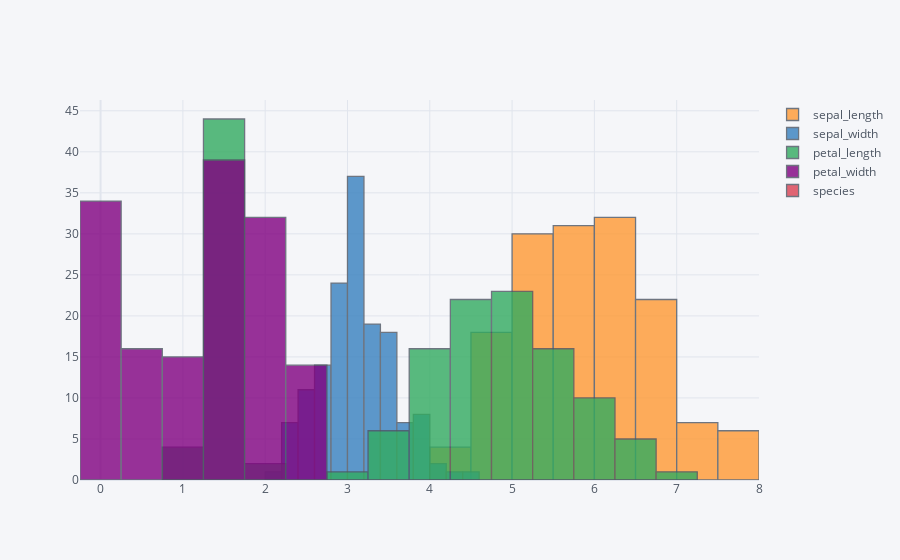

Source (notebook cell):
### Code cell
# histogram
df.iplot(kind='hist')

### Figure 1 — Plotly figure (JSON) as saved in the notebook; plotly's stock layout.template omitted (floating-point values rounded to 4 significant figures; data arrays with more than 128 entries replaced by an {"elided": "..."} marker saying what was removed)
{"data": [{"histfunc": "count", "histnorm": "", "marker": {"color": "rgba(255, 153, 51, 1.0)", "line": {"color": "#4D5663", "width": 1.3}}, "name": "sepal_length", "opacity": 0.8, "orientation": "v", "type": "histogram", "x": {"elided": "150 float values"}}, {"histfunc": "count", "histnorm": "", "marker": {"color": "rgba(55, 128, 191, 1.0)", "line": {"color": "#4D5663", "width": 1.3}}, "name": "sepal_width", "opacity": 0.8, "orientation": "v", "type": "histogram", "x": {"elided": "150 float values"}}, {"histfunc": "count", "histnorm": "", "marker": {"color": "rgba(50, 171, 96, 1.0)", "line": {"color": "#4D5663", "width": 1.3}}, "name": "petal_length", "opacity": 0.8, "orientation": "v", "type": "histogram", "x": {"elided": "150 float values"}}, {"histfunc": "count", "histnorm": "", "marker": {"color": "rgba(128, 0, 128, 1.0)", "line": {"color": "#4D5663", "width": 1.3}}, "name": "petal_width", "opacity": 0.8, "orientation": "v", "type": "histogram", "x": {"elided": "150 float values"}}, {"histfunc": "count", "histnorm": "", "marker": {"color": "rgba(219, 64, 82, 1.0)", "line": {"color": "#4D5663", "width": 1.3}}, "name": "species", "opacity": 0.8, "orientation": "v", "type": "histogram", "x": {"elided": "150 str values"}}], "layout": {"barmode": "overlay", "legend": {"bgcolor": "#F5F6F9", "font": {"color": "#4D5663"}}, "paper_bgcolor": "#F5F6F9", "plot_bgcolor": "#F5F6F9", "title": {"font": {"color": "#4D5663"}}, "xaxis": {"gridcolor": "#E1E5ED", "showgrid": true, "tickfont": {"color": "#4D5663"}, "title": {"font": {"color": "#4D5663"}, "text": ""}, "zerolinecolor": "#E1E5ED"}, "yaxis": {"gridcolor": "#E1E5ED", "showgrid": true, "tickfont": {"color": "#4D5663"}, "title": {"font": {"color": "#4D5663"}, "text": ""}, "zerolinecolor": "#E1E5ED"}}}
